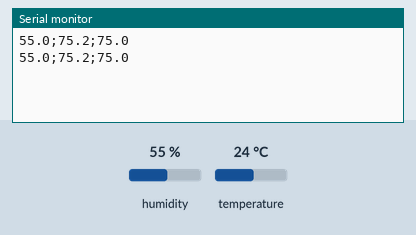
Simulated run of this sketch. Board: Arduino Uno, built with avr-gcc and run on an emulated ATmega328P. Shown: the last lines printed to the serial monitor. The inputs (shaded band) are chosen by the test bench; at power-on: humidity 55 %, temperature 24 °C.

Above: at 4.8 s.
4.9 s: humidity set to 22 %
At 7.0 s:
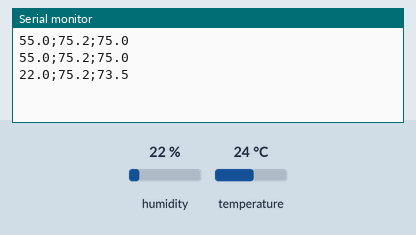
7.9 s: temperature set to 12 °C
At 9.4 s:
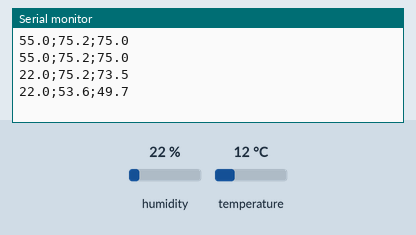
10.9 s: humidity set to 40 %
At 13.0 s:
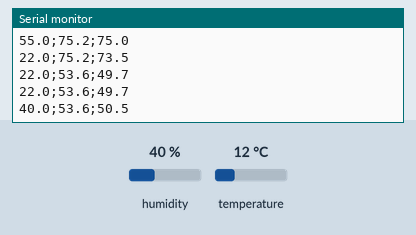
Timing chart, 0 to 14.5 s (numbered marks = the images above; inputs shaded):
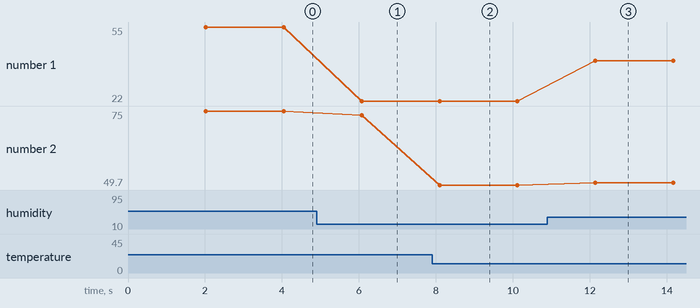

Measured:
- after the input at 4.9 s, the serial monitor: prints a new line after 1.2 s (image 1)
- after the input at 7.9 s, the serial monitor: prints a new line after 0.20 s (image 2)
- after the input at 10.9 s, the serial monitor: prints a new line after 1.2 s (image 3)
- plotted number 1: 55 → 22 after the input at 4.9 s, 22 → 40 after the input at 10.9 s
- plotted number 2: 75 → 73.5 after the input at 4.9 s, 73.5 → 49.7 after the input at 7.9 s, 49.7 → 50.5 after the input at 10.9 s

The sketch:

arduino_file_parser_code.ino
```cpp
// Example testing sketch for various DHT humidity/temperature sensors
// Written by ladyada, public domain

// REQUIRES the following Arduino libraries:
// - DHT Sensor Library: https://github.com/adafruit/DHT-sensor-library
// - Adafruit Unified Sensor Lib: https://github.com/adafruit/Adafruit_Sensor

#include "DHT.h"

#define DHTPIN 2     // Digital pin connected to the DHT sensor
// Feather HUZZAH ESP8266 note: use pins 3, 4, 5, 12, 13 or 14 --
// Pin 15 can work but DHT must be disconnected during program upload.

// Uncomment whatever type you're using!
#define DHTTYPE DHT11   // DHT 11
//#define DHTTYPE DHT22   // DHT 22  (AM2302), AM2321
//#define DHTTYPE DHT21   // DHT 21 (AM2301)

// Connect pin 1 (on the left) of the sensor to +5V
// NOTE: If using a board with 3.3V logic like an Arduino Due connect pin 1
// to 3.3V instead of 5V!
// Connect pin 2 of the sensor to whatever your DHTPIN is
// Connect pin 4 (on the right) of the sensor to GROUND
// Connect a 10K resistor from pin 2 (data) to pin 1 (power) of the sensor

// Initialize DHT sensor.
// Note that older versions of this library took an optional third parameter to
// tweak the timings for faster processors.  This parameter is no longer needed
// as the current DHT reading algorithm adjusts itself to work on faster procs.
DHT dht(DHTPIN, DHTTYPE);

void setup() {
  Serial.begin(9600);
  //Serial.println(F("DHTxx test!"));

  dht.begin();
}

void loop() {
  // Wait a few seconds between measurements.
  delay(2000);

  // Reading temperature or humidity takes about 250 milliseconds!
  // Sensor readings may also be up to 2 seconds 'old' (its a very slow sensor)
  float h = dht.readHumidity();
  // Read temperature as Celsius (the default)
  float t = dht.readTemperature();
  // Read temperature as Fahrenheit (isFahrenheit = true)
  float f = dht.readTemperature(true);

  // Check if any reads failed and exit early (to try again).
  if (isnan(h) || isnan(t) || isnan(f)) {
    Serial.println(F("Failed to read from DHT sensor!"));
    return;
  }

  // Compute heat index in Fahrenheit (the default)
  float hif = dht.computeHeatIndex(f, h);
  // Compute heat index in Celsius (isFahreheit = false)
  float hic = dht.computeHeatIndex(t, h, false);

  Serial.print(h, 1 );
  Serial.print( ";" );
  Serial.print(f, 1 );
  Serial.print( ";" );
  Serial.println(hif, 1 );
}
```
